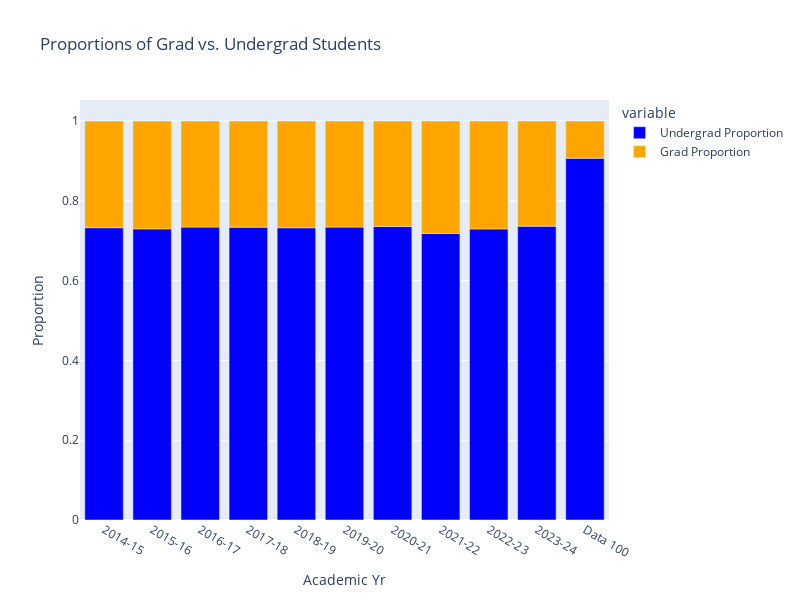

Source (notebook cell):
### Code cell
data100_row = {'Graduate':[data100_grad], 
               'Undergraduate':[data100_undergrad], 
               'Total':[data100_grad + data100_undergrad], 
               'Undergrad Proportion':[data100_undergrad / (data100_grad + data100_undergrad)],
               'Grad Proportion':[data100_grad / (data100_grad + data100_undergrad)], 
               }

new_row_df = pd.DataFrame(data100_row)

proportions.loc['Data 100'] = new_row_df.iloc[0]


fig = px.bar(proportions.reset_index(), 
             x='Academic Yr', 
             y=['Undergrad Proportion', 'Grad Proportion'],
             title='Proportions of Grad vs. Undergrad Students',
             labels={'value': 'Proportion'},
             color_discrete_map={'Undergrad Proportion': 'blue', 'Grad Proportion': 'orange'})


fig.update_layout(barmode='relative', autosize=False, width=800, height=600)
fig.show()

### Figure 1 — Plotly figure (JSON) as saved in the notebook; plotly's stock layout.template omitted (floating-point values rounded to 4 significant figures)
{"data": [{"alignmentgroup": "True", "hovertemplate": "variable=Undergrad Proportion<br>Academic Yr=%{x}<br>Proportion=%{y}<extra></extra>", "legendgroup": "Undergrad Proportion", "marker": {"color": "blue", "pattern": {"shape": ""}}, "name": "Undergrad Proportion", "offsetgroup": "Undergrad Proportion", "orientation": "v", "showlegend": true, "textposition": "auto", "type": "bar", "x": ["2014-15", "2015-16", "2016-17", "2017-18", "2018-19", "2019-20", "2020-21", "2021-22", "2022-23", "2023-24", "Data 100"], "xaxis": "x", "y": [0.7327, 0.7296, 0.7342, 0.734, 0.7325, 0.734, 0.7355, 0.7181, 0.7295, 0.7363, 0.9067], "yaxis": "y"}, {"alignmentgroup": "True", "hovertemplate": "variable=Grad Proportion<br>Academic Yr=%{x}<br>Proportion=%{y}<extra></extra>", "legendgroup": "Grad Proportion", "marker": {"color": "orange", "pattern": {"shape": ""}}, "name": "Grad Proportion", "offsetgroup": "Grad Proportion", "orientation": "v", "showlegend": true, "textposition": "auto", "type": "bar", "x": ["2014-15", "2015-16", "2016-17", "2017-18", "2018-19", "2019-20", "2020-21", "2021-22", "2022-23", "2023-24", "Data 100"], "xaxis": "x", "y": [0.2673, 0.2704, 0.2658, 0.266, 0.2675, 0.266, 0.2645, 0.2819, 0.2705, 0.2637, 0.09333], "yaxis": "y"}], "layout": {"autosize": false, "barmode": "relative", "height": 600, "legend": {"title": {"text": "variable"}, "tracegroupgap": 0}, "title": {"text": "Proportions of Grad vs. Undergrad Students"}, "width": 800, "xaxis": {"anchor": "y", "domain": [0, 1], "title": {"text": "Academic Yr"}}, "yaxis": {"anchor": "x", "domain": [0, 1], "title": {"text": "Proportion"}}}}
